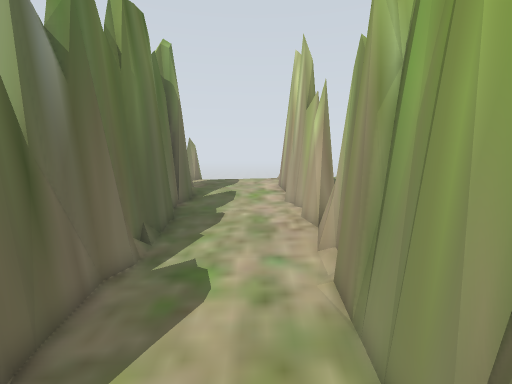
[1] (above)

16 first-person views from a walk through a world built for the Gazebo simulator. The camera is 0.92 m above the floor, tilts 8° down and sees 90° across. The lines on the ground mark 1 m squares. The floor is counted in squares, 0.25 m on a side. Each view is taken from the middle of a square. On the plan, view 1 faces up. The plan holds only what a view shows up to about 20 squares ahead; the rest is blank. The place goes on beyond the plan.

[2]
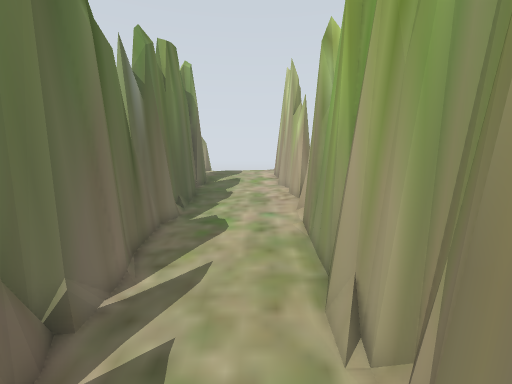

[3]
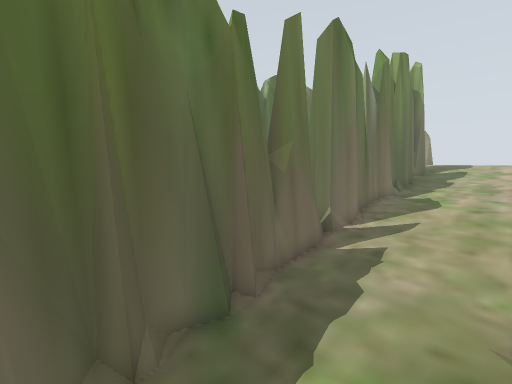

[4]
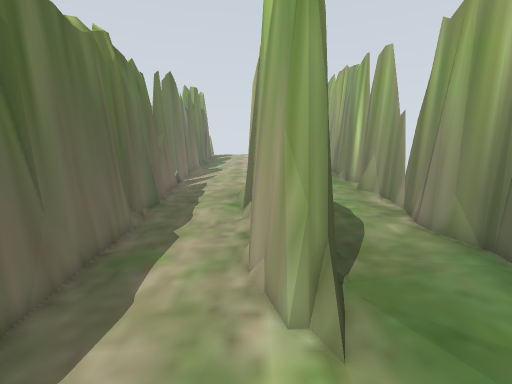

[5]
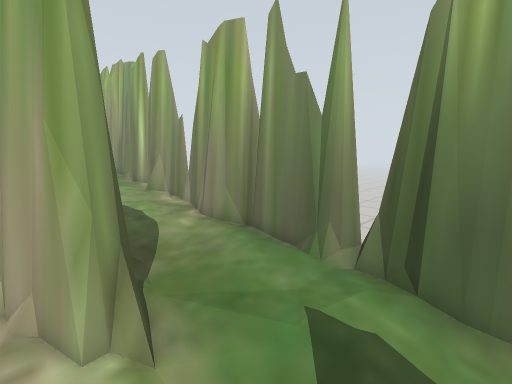

[6]
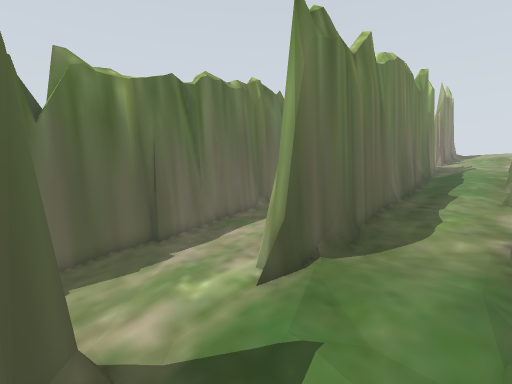

[7]
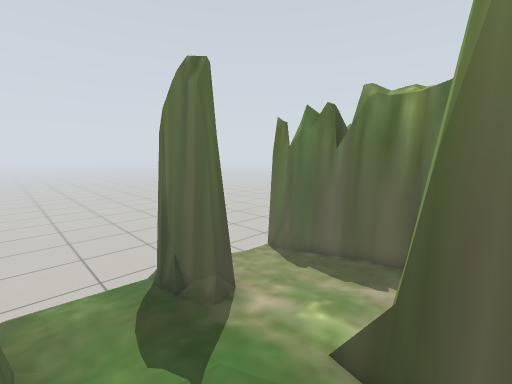

[8]
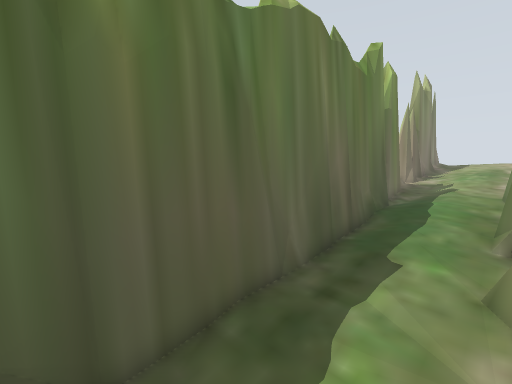

[9]
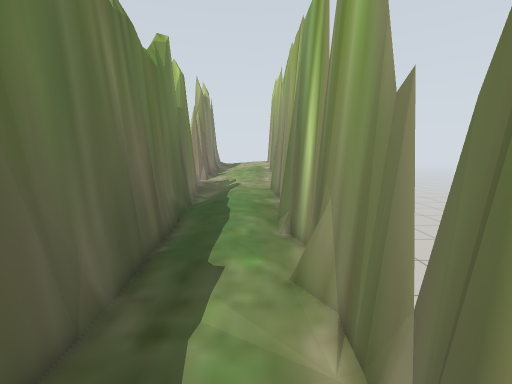

[10]
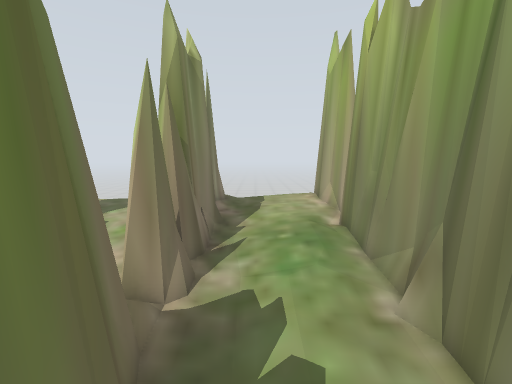

[11]
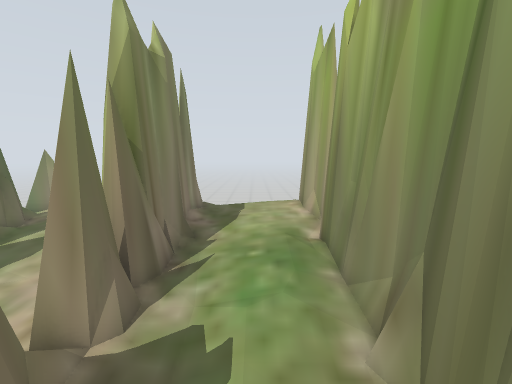

[12]
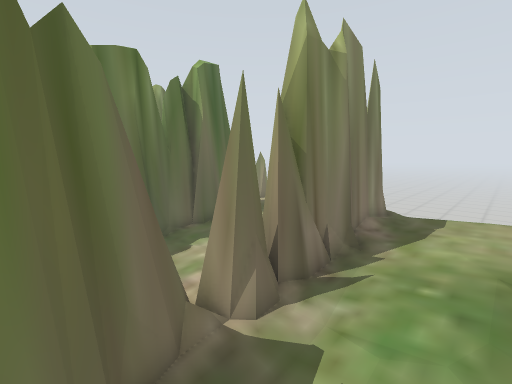

[13]
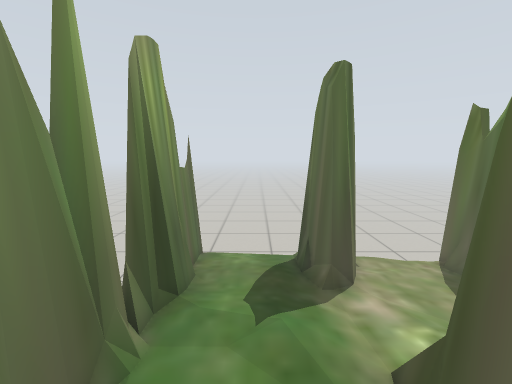

[14]
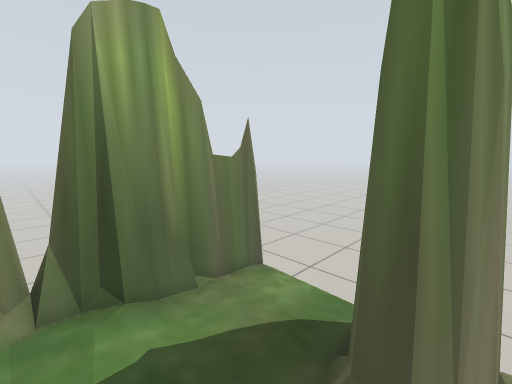

[15]
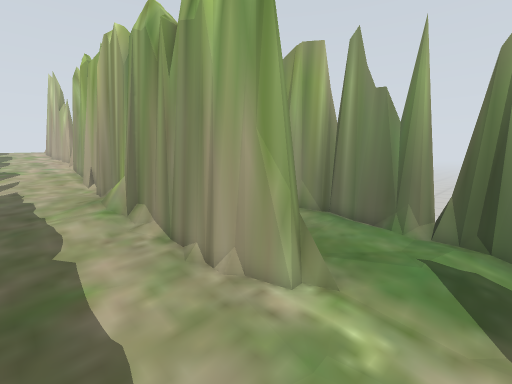

[16]
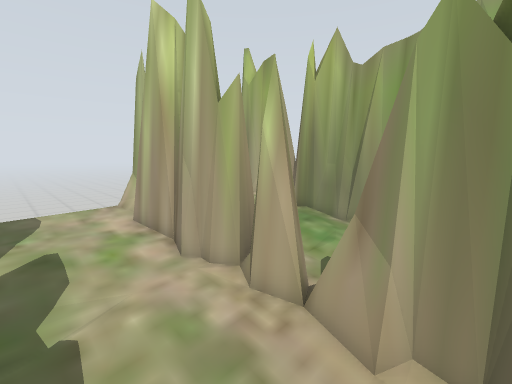

### Floor plan
Key: @ floor where view 1 was taken; # wall or solid block; x gap in a wall; . main floor; : floor 0.25 m higher than the main floor; - floor 0.25 m lower than the main floor; + floor 0.5 m higher than the main floor; * floor 0.75 m higher than the main floor; = window, fence, low wall or low ledge; v drop or lower ground.
Columns run from 5 left of view 1 to 9 right of it. Each row starts with its distance up from view 1.
 18 =xvvvvv##vvvvx
 17 x******##****#v
 16 #=****=##*****#
 15 ##*****##*****#
 14 ##*****##*****#
 13 ##=***+##****#
 12 ##+++++##+***=v
 11  #+++++##++**=#
 10  #=++++##++++=#
  9  #=++++==++++=#
  8  #+++++==++++#v
  7  #=++++##++++#
  6  #+++++##++++#
  5 =#:++++##++++#
  4  #::::+##=+++#
  3  #:::::##=+++=x
  2  #=::::###+++=v
  1 ##::::=##=:++#
  0 =#:::@:##=:::#
 -1  #=::::##=:::=#
 -2  #=:::=##=::::#
 -3  #=::::##=:::=#
 -4  #=.:::##=:::=#
 -5  #=..:=##=::::#
 -6  #=..:=###::::=
 -7  v=....###...:#
 -8  v#....###...=#
 -9   #....###...=v
-10   #....###....#
-11  v#....###....#
-12  v#....###....#
-13   #--..=#=....#
-14   #---..=....=#
-15   #---........x
-16   #------.....#
-17   #-------...=#
-18  ##-----=#...=#
-19  ##----###----#
-20  ##----# #----#
-21  ##----# #----#
-22   xvvvvx xvvvvv

Positions as (right, up) in squares from view 1, and headings:
1: (0, 0), facing up
2: (0, -4), facing up
3: (1, -8), facing up-left
4: (2, -18), facing up
5: (2, -18), facing up-right
6: (8, -19), facing up-left
7: (8, -12), facing down-left
8: (8, -10), facing up-left
9: (7, -9), facing up
10: (5, 4), facing up
11: (6, 5), facing up
12: (7, 6), facing up-left
13: (6, -10), facing down
14: (2, -15), facing down-right
15: (-2, -17), facing up-right
16: (-2, 6), facing up-right
